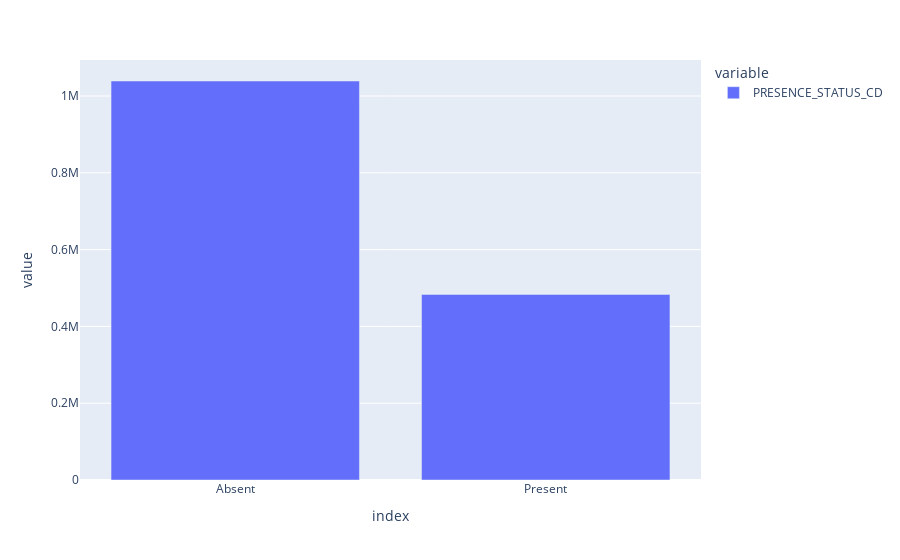

The cell this chart's notebook holds for it:
### Code cell
df.loc[2019]["PRESENCE_STATUS_CD"].value_counts().plot(kind="bar")

### Figure 1 — Plotly figure (JSON) as saved in the notebook; plotly's stock layout.template omitted (floating-point values rounded to 4 significant figures)
{"data": [{"alignmentgroup": "True", "hovertemplate": "variable=PRESENCE_STATUS_CD<br>index=%{x}<br>value=%{y}<extra></extra>", "legendgroup": "PRESENCE_STATUS_CD", "marker": {"color": "#636efa", "pattern": {"shape": ""}}, "name": "PRESENCE_STATUS_CD", "offsetgroup": "PRESENCE_STATUS_CD", "orientation": "v", "showlegend": true, "textposition": "auto", "type": "bar", "x": ["Absent", "Present"], "xaxis": "x", "y": [1039084, 483285], "yaxis": "y"}], "layout": {"barmode": "relative", "legend": {"title": {"text": "variable"}, "tracegroupgap": 0}, "margin": {"t": 60}, "xaxis": {"anchor": "y", "domain": [0, 1], "title": {"text": "index"}}, "yaxis": {"anchor": "x", "domain": [0, 1], "title": {"text": "value"}}}}
